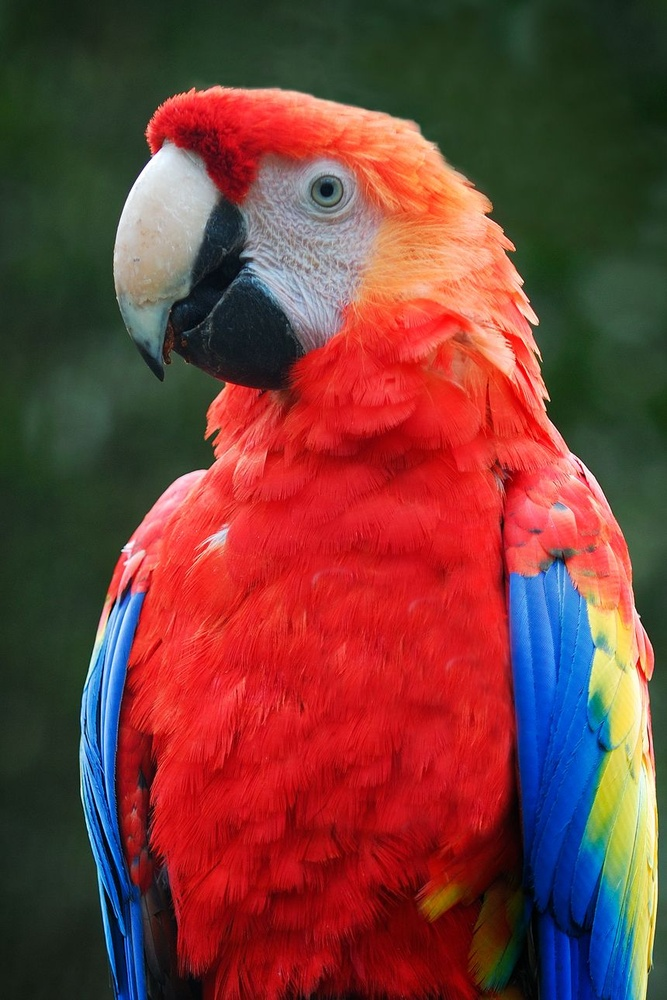
#> input picture Assignment-4/parrot.jpg, 667 x 1000 px, shrunk from 860 x 1290 before the run
$ python imageHistogram.py
#> lines starting #> are read from the running program, lines starting #| are printed output that depends on the picture
import matplotlib.pyplot as plt
import cv2
import numpy as np

def main():
    img_path = "parrot.jpg"
    rgbImg = plt.imread(img_path)
#> rgbImg is the input picture: shape (1000, 667, 3); mean R, G, B 118.1, 62.1, 57.3
    print(rgbImg.shape)
#| (1000, 667, 3)

    i,j,k = rgbImg.shape
#> i = 1000; j = 667; k = 3
    image1 = np.zeros((256,), dtype=int)

    for x in range(i):
        for y in range(j):
            tmp = rgbImg[x,y]
            image1[tmp] += 1
#> after the loop, image1 = 256 values, max 37280 at index 33, min 2500 at index 111, mean 7673.3

    y =  np.arange(256)

    plt.figure(figsize=(20,20))
    plt.subplot(1,3,1)
    plt.title('Image')
    plt.imshow(rgbImg)
    plt.subplot(1,3,2)
    plt.hist(rgbImg.ravel(),256,[0,256])
    plt.title('Histogram using built-in function')

    plt.subplot(1,3,3)
    plt.plot(y,image1)
    plt.ylim(0,)
    plt.fill_between(y,image1)
    plt.title("Histogram implemented manually")
    plt.savefig('histograms.jpg')
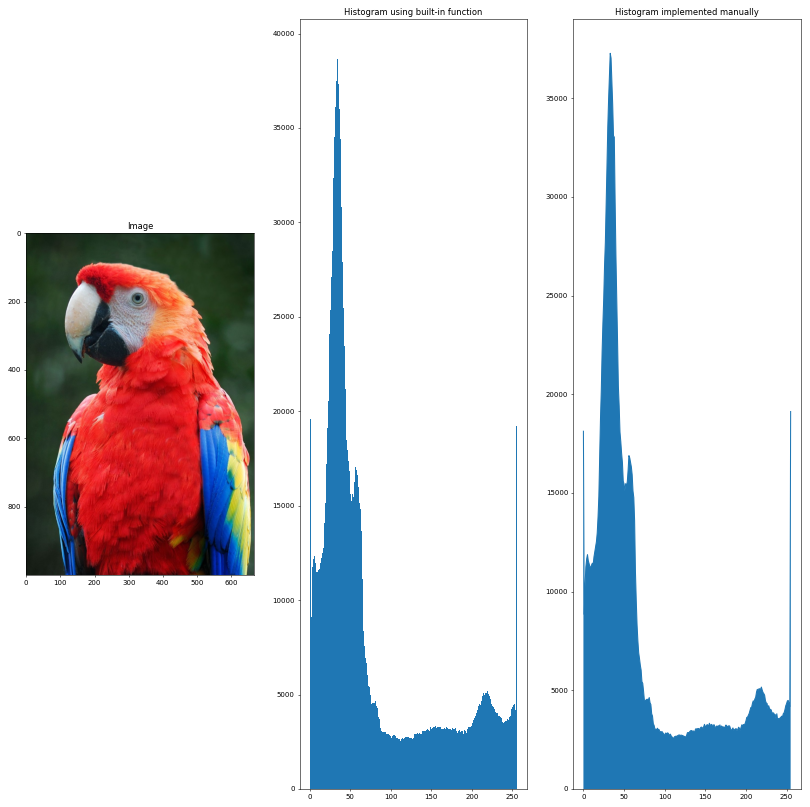
#> figure drawn by matplotlib, 3 panels; panel 2: tallest bar 38830 high, from x = 33 to 34; panel 3: curve peaks at x = 33, y = 37280
    plt.show()

if __name__ == '__main__':
    main()

$ run again, with Assignment-4/Dog2.jpg copied over Assignment-4/parrot.jpg
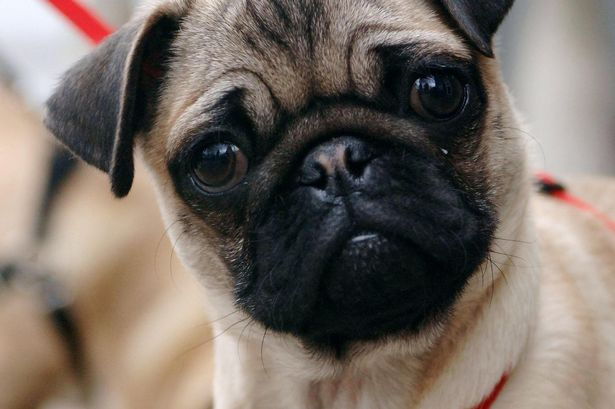
#> input picture Assignment-4/Dog2.jpg, 615 x 409 px
#> in main, rgbImg is the input picture: shape (409, 615, 3); mean R, G, B 118.4, 108.1, 100
#| (409, 615, 3)
#> after the loop in main, `for x in range(i):`: image1 = 256 values, max 7016 at index 15, min 77 at index 248, mean 2893.5
#> in main, `plt.savefig('histograms.jpg')`:
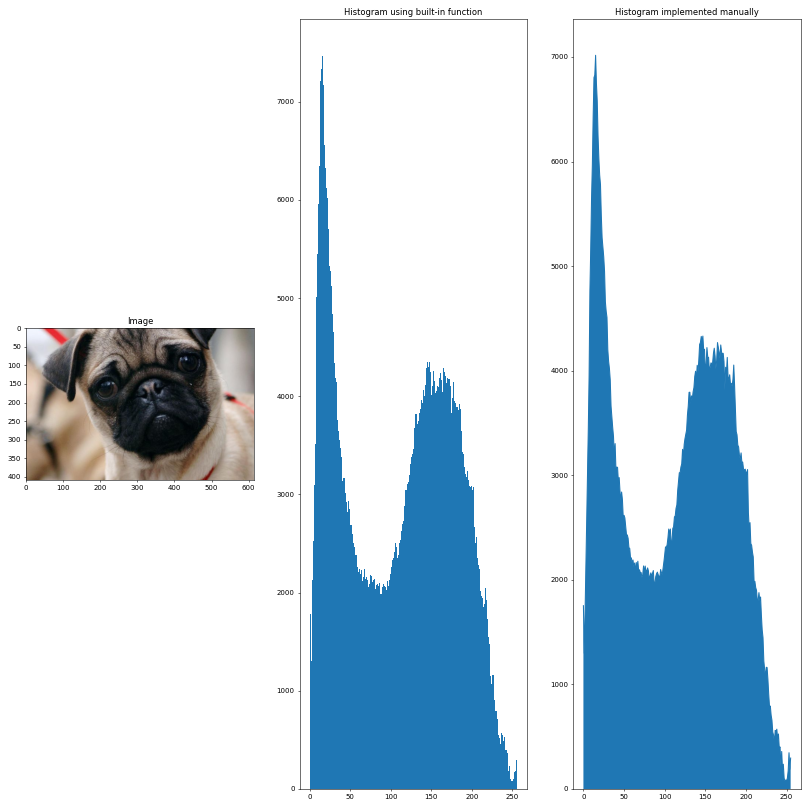
#> figure drawn by matplotlib, 3 panels; panel 2: tallest bar 7468 high, from x = 15 to 16; panel 3: curve peaks at x = 15, y = 7016
